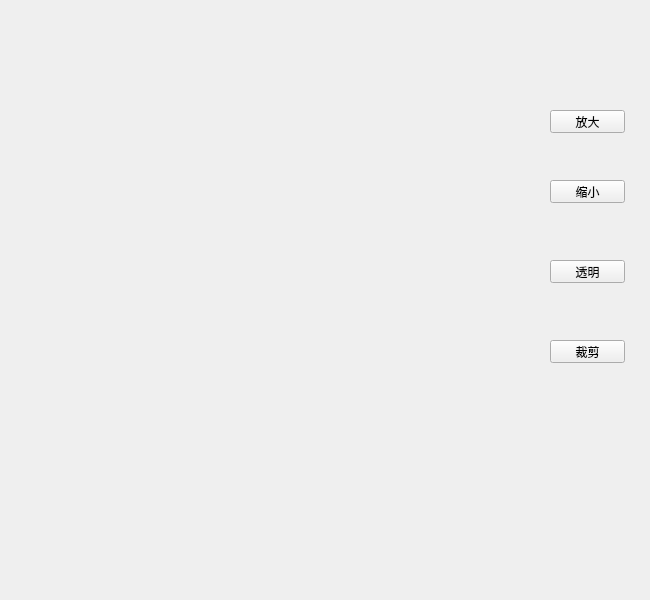
<?xml version="1.0" encoding="UTF-8"?>
<ui version="4.0">
 <class>showPicture</class>
 <widget class="QWidget" name="showPicture">
  <property name="geometry">
   <rect>
    <x>0</x>
    <y>0</y>
    <width>650</width>
    <height>600</height>
   </rect>
  </property>
  <property name="windowTitle">
   <string>Form</string>
  </property>
  <widget class="QPushButton" name="btnenlarge">
   <property name="geometry">
    <rect>
     <x>550</x>
     <y>110</y>
     <width>75</width>
     <height>23</height>
    </rect>
   </property>
   <property name="text">
    <string>放大</string>
   </property>
  </widget>
  <widget class="QPushButton" name="btnzoom">
   <property name="geometry">
    <rect>
     <x>550</x>
     <y>180</y>
     <width>75</width>
     <height>23</height>
    </rect>
   </property>
   <property name="text">
    <string>缩小</string>
   </property>
  </widget>
  <widget class="QPushButton" name="btntransparrent">
   <property name="geometry">
    <rect>
     <x>550</x>
     <y>260</y>
     <width>75</width>
     <height>23</height>
    </rect>
   </property>
   <property name="text">
    <string>透明</string>
   </property>
  </widget>
  <widget class="QPushButton" name="btncut">
   <property name="geometry">
    <rect>
     <x>550</x>
     <y>340</y>
     <width>75</width>
     <height>23</height>
    </rect>
   </property>
   <property name="text">
    <string>裁剪</string>
   </property>
  </widget>
  <widget class="QLabel" name="labelshowpicture">
   <property name="geometry">
    <rect>
     <x>10</x>
     <y>10</y>
     <width>450</width>
     <height>450</height>
    </rect>
   </property>
   <property name="styleSheet">
    <string notr="true">QLabel#labelshowpicture
{
border-image:url(:/image/showpicture/whitevein.png);
}</string>
   </property>
   <property name="text">
    <string/>
   </property>
  </widget>
 </widget>
 <resources>
  <include location="../resource/img.qrc"/>
 </resources>
 <connections/>
</ui>
